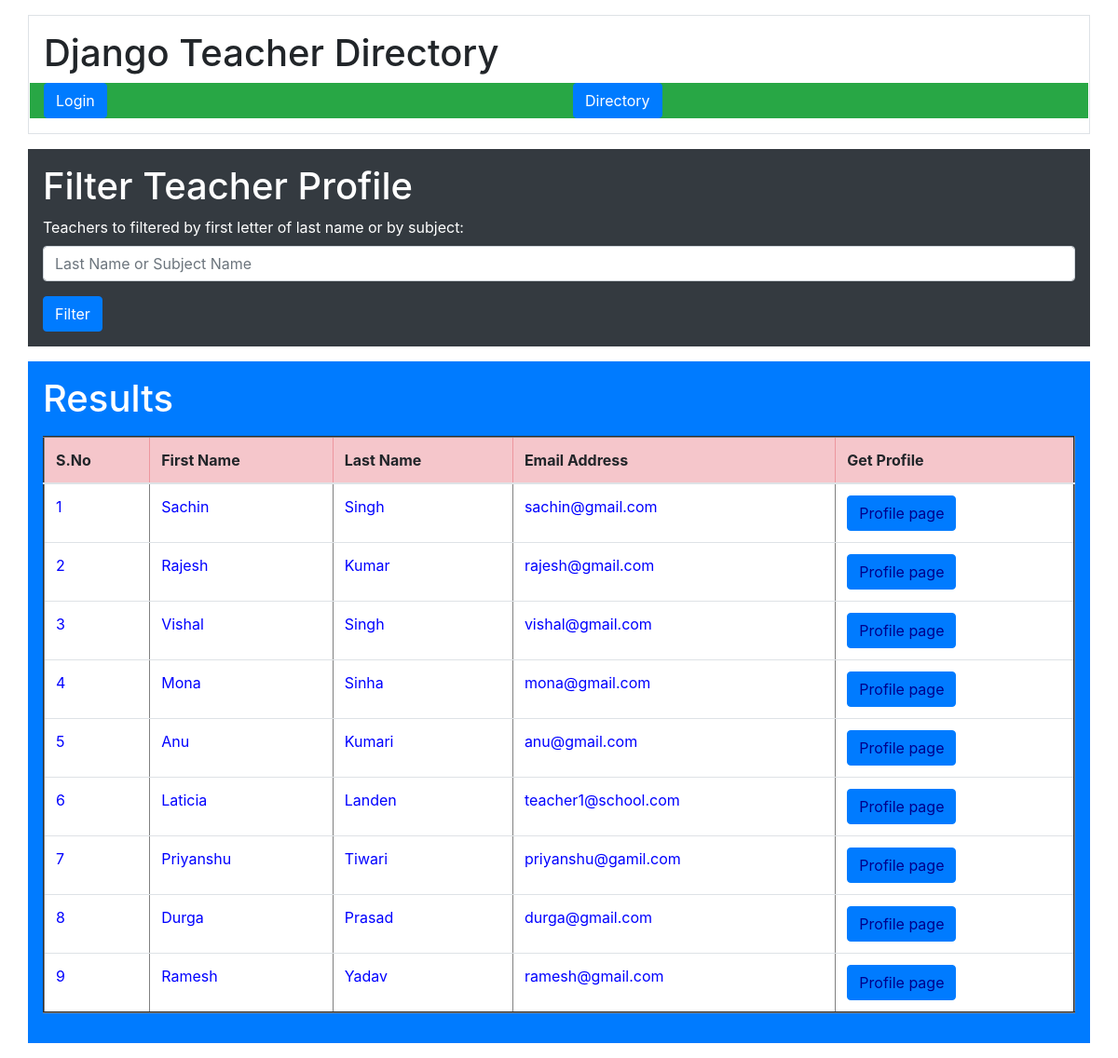
/TeacherDirectoryForm/, run on the app's committed database.
### directoryapp/models.py (models this page shows)
class TeacherModel(models.Model):
    FirstName = models.CharField(max_length=100)
    LastName = models.CharField(max_length=100)
    Profilepicture = models.ImageField(upload_to='profilepic/')
    EmailAddress = models.CharField(unique=True, max_length=100)
    PhoneNumber = models.CharField(max_length=100)
    RoomNumber = models.CharField(max_length=100)
    Subjectstaught = models.TextField(max_length=1000)
    class Meta:
        db_table = 'Teachers'

### directoryapp/views.py (the view)
# urls.py: path('TeacherDirectoryForm/', dt.TeacherDirectoryForm,
def TeacherDirectoryForm(request):
    data = TeacherModel.objects.all()
    return render(request, 'FilterForm.html', {'data': data})

### templates/FilterForm.html (shortened to what this page needs)
{%extends 'base.html'%}
{%block contents%}
<div class="container p-3 my-3 bg-dark text-white">
  <h1>Filter Teacher Profile</h1>
  <form action="{%url 'FilterTeacherProfile'%}" method="post">
    <div class="form-group">
      <label for="user">Teachers to filtered by first letter of last name or by subject:</label>
      <input type="user" class="form-control" name="filtertext" placeholder="Last Name or Subject Name" id="user">
    </div>
    <button type="submit" class="btn btn-primary">Filter</button>
  </form>
</div>
<div class="container p-3 my-3 bg-primary text-white">
  <h1>Results</h1>
  <p>
  <table border="2px" class="table table-hover">
    <thead>
      <tr class="table-danger">
        <th scope="col">S.No</th>
        <th scope="col">First Name</th>
        <th scope="col">Last Name</th>
        <th scope="col">Email Address</th>
        <th scope="col">Get Profile</th>
      </tr>
    </thead>
    <tbody>
      {% for i in data %}
      <tr scope="row" style="color: BLUE; background-color:White">
        <td>{{forloop.counter}}</td>
        <td>{{i.FirstName}}</td>
        <td>{{i.LastName}}</td>
        <td>{{i.EmailAddress}}</td>
        <td><a class="btn btn-primary pull-right" href="/GetProfilePage/?uid={{ i.id }}" style="color:DARKBLUE">Profile
            page</a></td>
      </tr>
      {% endfor %}
    </tbody>
  </table>
  </p>
</div>
{%endblock%}

### data on the page
TeacherModel: FirstName "Sachin", LastName "Singh", EmailAddress "sachin@gmail.com"
TeacherModel: FirstName "Rajesh", LastName "Kumar", EmailAddress "rajesh@gmail.com"
TeacherModel: FirstName "Vishal", LastName "Singh", EmailAddress "vishal@gmail.com"
TeacherModel: FirstName "Mona", LastName "Sinha", EmailAddress "mona@gmail.com"
TeacherModel: FirstName "Anu", LastName "Kumari", EmailAddress "anu@gmail.com"
TeacherModel: FirstName "Laticia", LastName "Landen", EmailAddress "teacher1@school.com"
TeacherModel: FirstName "Priyanshu", LastName "Tiwari", EmailAddress "priyanshu@gamil.com"
TeacherModel: FirstName "Durga", LastName "Prasad", EmailAddress "durga@gmail.com"
TeacherModel: FirstName "Ramesh", LastName "Yadav", EmailAddress "ramesh@gmail.com"
